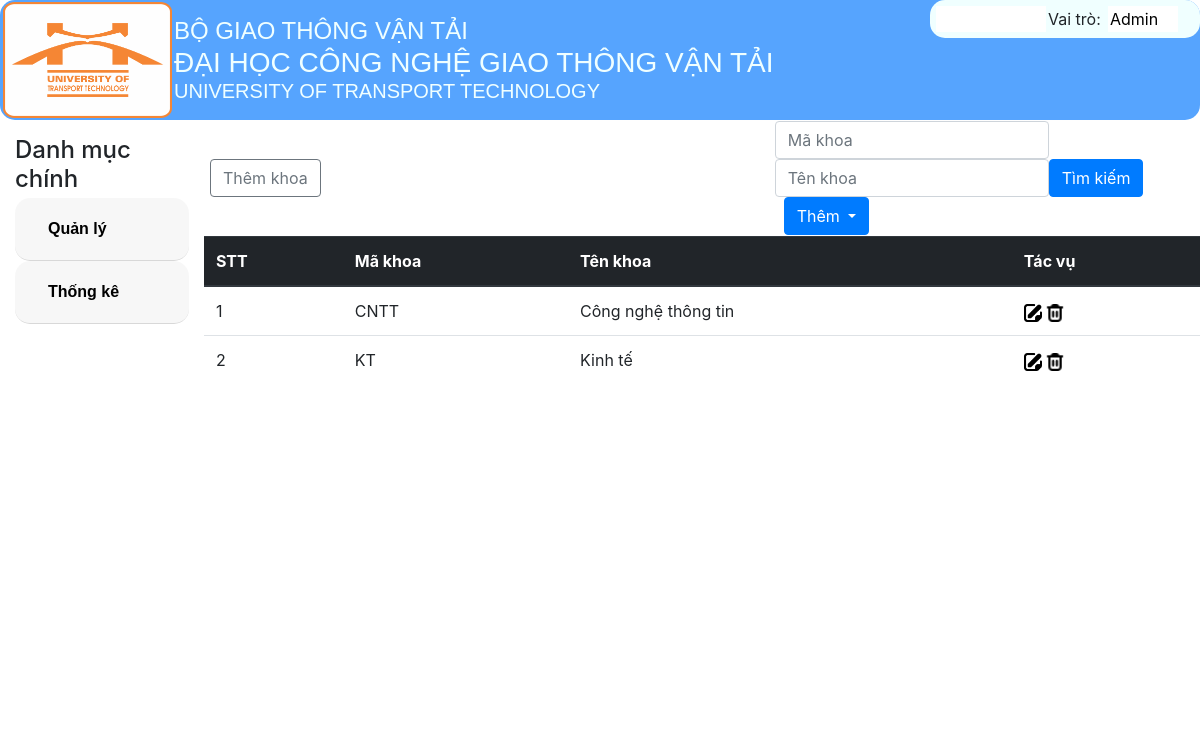
Before: /DanhSachKhoa/ with the older database file.
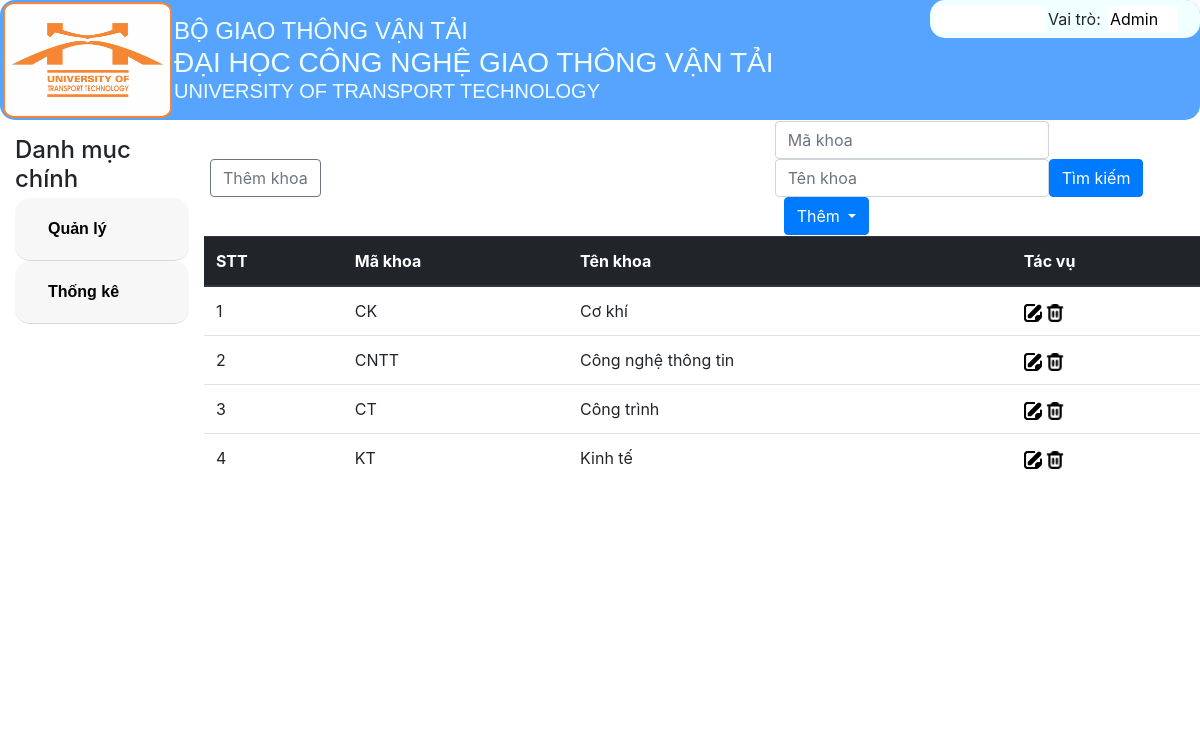
After: the same page with the newer database file.
### tables this page shows
CREATE TABLE `khoa` (
  `makhoa` varchar(30) NOT NULL,
  `tenkhoa` varchar(50) NOT NULL
);

### MVC/Core/controller.php (called while the page is built, shortened)
<?php
class Controller
{
    public function mode($mode){
        return new $mode;
    }
    function view($view, $data= []){
        include_once './MVC/Views/'.$view.'.php';
    }
}

### MVC/Controllers/DanhSachKhoa.php (called while the page is built, shortened)
<?php
class DanhSachKhoa extends Controller
{
    protected $khoa;
    function __construct()
    {
        $this->khoa = $this->mode('Khoa');
    }
    function Get_data()
    {
        $this->view('MasterLayoutAD', [
            'page' => 'Khoa_v',
            'dulieu' => $this->khoa->khoa_find('', '')
        ]);
    }
}
?>

### MVC/Core/app.php (called while the page is built, shortened)
<?php
class app
{
    protected $action = 'Get_data';
    function __construct()
    {
        $arr = $this->ProcessURL();
        if($arr!=null){
            if(file_exists("./MVC/Controllers/".$arr[0].".php")){
                $this->controller=$arr[0];
                unset($arr[0]);
            }
        }
        $this->controller=new $this->controller;
        if(isset($arr[1])){
            unset($arr[1]);
        }
        $this->params=$arr?array_values($arr):[];
        call_user_func_array([$this->controller,$this->action],$this->params);
    }
    function ProcessURL(){
        if(isset($_GET['url'])){
            return explode("/",filter_var(trim($_GET['url']),FILTER_DEFAULT));
        }
    }
}
?>

### index.php (called while the page is built, shortened)
<?php
$myapp = new app();
?>

### MVC/Core/connectDB.php (called while the page is built, shortened)
<?php
class connectDB{
    protected $servername="localhost";
    protected $username="root";
    protected $password="";
    protected $dbname="btl_quanlydiem";
    function __construct(){
        $this->con=mysqli_connect($this->servername,$this->username,$this->password,$this->dbname);
    }
}
?>

### MVC/Models/Khoa.php (called while the page is built, shortened)
<?php
class Khoa extends connectDB{
    function khoa_find($makhoa,$tenkhoa){
        $sql_khoa_find="SELECT * FROM khoa where makhoa like '%$makhoa%' and tenkhoa like '%$tenkhoa%'";
        return mysqli_query($this->con,$sql_khoa_find);
    }
}
?>

### MVC/Views/Pages/Khoa_v.php (the view, shortened to what this page needs)
<!DOCTYPE html>
<html lang="en">
<head>
   <link rel="stylesheet" href="Public/Css/style.css">
   <link rel="stylesheet" href="Public/Css/css_bootstrap.min.css">
   <link rel="stylesheet" href="https://stackpath.bootstrapcdn.com/bootstrap/4.1.1/css/bootstrap.min.css">
</head>
<body>
   <table style="width: 100%;">
      <tr>
         <td style="width: 57%;"><a href="http://localhost/BTL_QuanLyDiem/DanhSachKhoa/Them"><button
                  class="btn btn-outline-secondary" name="btnThemlop" style="margin: 5px;">Thêm
                  khoa</button></a></td>
         <td>
         <td>
            <form action="http://localhost/BTL_QuanLyDiem/DanhSachKhoa/Timkiem" method="post">
               <div class="form-inline">
                  <form>
                     <input type="text" name="txtMakhoa" class="form-control" placeholder="Mã khoa" value="<?php if (isset($data['mk']))
                        echo $data['mk'] ?>">
                        <input type="text" name="txtTenkhoa" class="form-control" placeholder="Tên khoa" value="<?php if (isset($data['tk']))
                        echo $data['tk'] ?>">
                        <input type="submit" class="btn btn-primary" name="btnTimkiem" value="Tìm kiếm">
                     </form>
                     <button class="btn btn-primary dropdown-toggle" type="button" id="dropdownMenuButton"
                        data-toggle="dropdown" style="position: relative; left: 9px; top: 0px;">
                        Thêm
                     </button>
                  </div>
            </td>
         </tr>
      </table>
      <table class="table">
         <thead class="thead-dark">
            <tr>
               <th>STT</th>
               <th>Mã khoa</th>
               <th>Tên khoa</th>
               <th>Tác vụ</th>
            </tr>
         </thead>
         <tbody>
            <?php
                     if (isset($data['dulieu']) && $data['dulieu'] != null) {
                        $i = 1;
                        while ($row = mysqli_fetch_array($data['dulieu'])) {
                           ?>
               <tr>
                  <td>
                     <?php echo $i++ ?>
                  </td>
                  <td>
                     <?php echo $row['makhoa'] ?>
                  </td>
                  <td>
                     <?php echo $row['tenkhoa'] ?>
                  </td>
                  <td>
                     <a href="http://localhost/BTL_QuanLyDiem/DanhSachKhoa/Sua/<?php echo $row['makhoa'] ?>"><img class="icon"
                           src="Public/Images/note.png" alt="note"></a>
                     <a href="http://localhost/BTL_QuanLyDiem/DanhSachKhoa/Xoa/<?php echo $row['makhoa'] ?>"><img class="icon"
                           src="Public/Images/trash.png" alt="trash"></a>
                  </td>
               </tr>
               <?php
                        }
                     }
                     ?>
      </tbody>
   </table>
</body>
</html>

Changed rows visible on the page:
added khoa: makhoa "CK", tenkhoa "Cơ khí"
added khoa: makhoa "CT", tenkhoa "Công trình"
